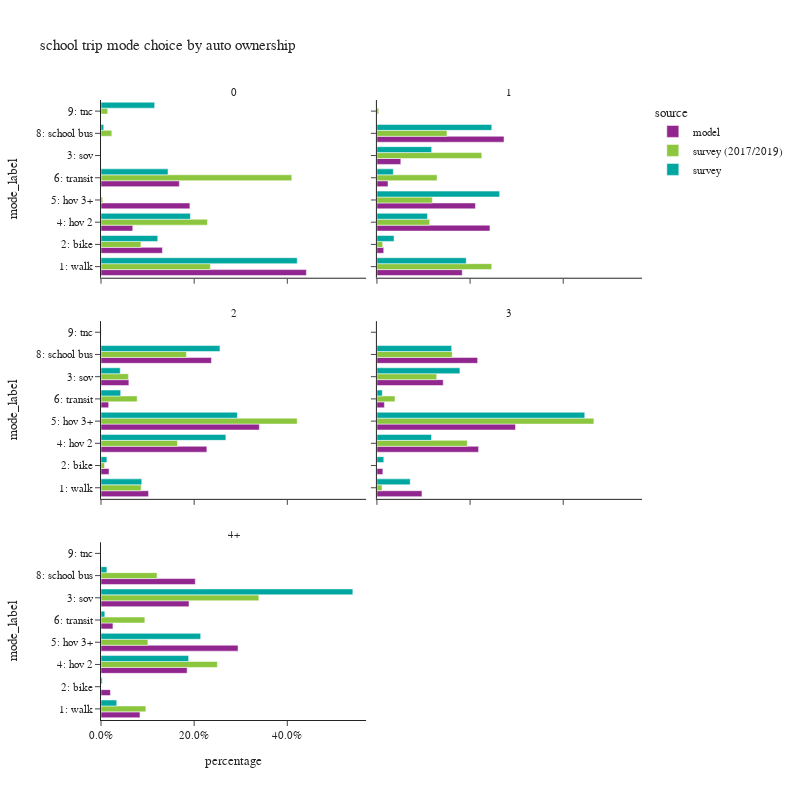

This figure's notebook cell:
### Code cell
plot_mode_choice(sc_trip.loc[sc_trip['auto_ownership_4+']!="-1"],"auto_ownership_4+",
                 {"auto_ownership_4+":["0","1","2","3","4+"],
                  "tmodetp_label":["1: walk","2: bike","3: sov","4: hov 2","5: hov 3+","6: transit",
                                   "8: school bus","9: other–survey only"]},
                 "auto ownership",2,800)

### Figure 1 — Plotly figure (JSON) as saved in the notebook; plotly's stock layout.template omitted (floating-point values rounded to 4 significant figures)
{"data": [{"alignmentgroup": "True", "customdata": [[97], [29], [15], [42], [37]], "hovertemplate": "source=model<br>auto_ownership_4+=0<br>percentage=%{x}<br>mode_label=%{y}<br>sample count=%{customdata[0]}<extra></extra>", "legendgroup": "model", "marker": {"color": "#91268F", "pattern": {"shape": ""}}, "name": "model", "offsetgroup": "model", "orientation": "h", "showlegend": true, "textposition": "auto", "type": "bar", "x": [0.4409, 0.1318, 0.06818, 0.1909, 0.1682], "xaxis": "x5", "y": ["1: walk", "2: bike", "4: hov 2", "5: hov 3+", "6: transit"], "yaxis": "y5"}, {"alignmentgroup": "True", "customdata": [[200], [16], [56], [265], [231], [26], [298]], "hovertemplate": "source=model<br>auto_ownership_4+=1<br>percentage=%{x}<br>mode_label=%{y}<br>sample count=%{customdata[0]}<extra></extra>", "legendgroup": "model", "marker": {"color": "#91268F", "pattern": {"shape": ""}}, "name": "model", "offsetgroup": "model", "orientation": "h", "showlegend": false, "textposition": "auto", "type": "bar", "x": [0.1832, 0.01465, 0.05128, 0.2427, 0.2115, 0.02381, 0.2729], "xaxis": "x6", "y": ["1: walk", "2: bike", "3: sov", "4: hov 2", "5: hov 3+", "6: transit", "8: school bus"], "yaxis": "y6"}, {"alignmentgroup": "True", "customdata": [[278], [47], [163], [619], [926], [45], [646]], "hovertemplate": "source=model<br>auto_ownership_4+=2<br>percentage=%{x}<br>mode_label=%{y}<br>sample count=%{customdata[0]}<extra></extra>", "legendgroup": "model", "marker": {"color": "#91268F", "pattern": {"shape": ""}}, "name": "model", "offsetgroup": "model", "orientation": "h", "showlegend": false, "textposition": "auto", "type": "bar", "x": [0.1021, 0.01725, 0.05984, 0.2272, 0.3399, 0.01652, 0.2372], "xaxis": "x3", "y": ["1: walk", "2: bike", "3: sov", "4: hov 2", "5: hov 3+", "6: transit", "8: school bus"], "yaxis": "y3"}, {"alignmentgroup": "True", "customdata": [[144], [19], [212], [325], [443], [24], [322]], "hovertemplate": "source=model<br>auto_ownership_4+=3<br>percentage=%{x}<br>mode_label=%{y}<br>sample count=%{customdata[0]}<extra></extra>", "legendgroup": "model", "marker": {"color": "#91268F", "pattern": {"shape": ""}}, "name": "model", "offsetgroup": "model", "orientation": "h", "showlegend": false, "textposition": "auto", "type": "bar", "x": [0.09671, 0.01276, 0.1424, 0.2183, 0.2975, 0.01612, 0.2163], "xaxis": "x4", "y": ["1: walk", "2: bike", "3: sov", "4: hov 2", "5: hov 3+", "6: transit", "8: school bus"], "yaxis": "y4"}, {"alignmentgroup": "True", "customdata": [[62], [15], [140], [137], [218], [19], [150]], "hovertemplate": "source=model<br>auto_ownership_4+=4+<br>percentage=%{x}<br>mode_label=%{y}<br>sample count=%{customdata[0]}<extra></extra>", "legendgroup": "model", "marker": {"color": "#91268F", "pattern": {"shape": ""}}, "name": "model", "offsetgroup": "model", "orientation": "h", "showlegend": false, "textposition": "auto", "type": "bar", "x": [0.08367, 0.02024, 0.1889, 0.1849, 0.2942, 0.02564, 0.2024], "xaxis": "x", "y": ["1: walk", "2: bike", "3: sov", "4: hov 2", "5: hov 3+", "6: transit", "8: school bus"], "yaxis": "y"}, {"alignmentgroup": "True", "customdata": [[46], [14], [3], [2], [50], [3], [5]], "hovertemplate": "source=survey (2017/2019)<br>auto_ownership_4+=0<br>percentage=%{x}<br>mode_label=%{y}<br>sample count=%{customdata[0]}<extra></extra>", "legendgroup": "survey (2017/2019)", "marker": {"color": "#8CC63E", "pattern": {"shape": ""}}, "name": "survey (2017/2019)", "offsetgroup": "survey (2017/2019)", "orientation": "h", "showlegend": true, "textposition": "auto", "type": "bar", "x": [0.2349, 0.08573, 0.2285, 0.003632, 0.4096, 0.02321, 0.01444], "xaxis": "x5", "y": ["1: walk", "2: bike", "4: hov 2", "5: hov 3+", "6: transit", "8: school bus", "9: tnc"], "yaxis": "y5"}, {"alignmentgroup": "True", "customdata": [[79], [20], [43], [85], [42], [74], [39], [3]], "hovertemplate": "source=survey (2017/2019)<br>auto_ownership_4+=1<br>percentage=%{x}<br>mode_label=%{y}<br>sample count=%{customdata[0]}<extra></extra>", "legendgroup": "survey (2017/2019)", "marker": {"color": "#8CC63E", "pattern": {"shape": ""}}, "name": "survey (2017/2019)", "offsetgroup": "survey (2017/2019)", "orientation": "h", "showlegend": false, "textposition": "auto", "type": "bar", "x": [0.2465, 0.01247, 0.2252, 0.1133, 0.119, 0.1292, 0.1504, 0.003941], "xaxis": "x6", "y": ["1: walk", "2: bike", "3: sov", "4: hov 2", "5: hov 3+", "6: transit", "8: school bus", "9: tnc"], "yaxis": "y6"}, {"alignmentgroup": "True", "customdata": [[63], [9], [45], [155], [185], [52], [96], [1]], "hovertemplate": "source=survey (2017/2019)<br>auto_ownership_4+=2<br>percentage=%{x}<br>mode_label=%{y}<br>sample count=%{customdata[0]}<extra></extra>", "legendgroup": "survey (2017/2019)", "marker": {"color": "#8CC63E", "pattern": {"shape": ""}}, "name": "survey (2017/2019)", "offsetgroup": "survey (2017/2019)", "orientation": "h", "showlegend": false, "textposition": "auto", "type": "bar", "x": [0.08627, 0.007572, 0.0588, 0.1643, 0.4212, 0.07757, 0.1834, 0.0009439], "xaxis": "x3", "y": ["1: walk", "2: bike", "3: sov", "4: hov 2", "5: hov 3+", "6: transit", "8: school bus", "9: tnc"], "yaxis": "y3"}, {"alignmentgroup": "True", "customdata": [[13], [1], [21], [36], [52], [6], [26]], "hovertemplate": "source=survey (2017/2019)<br>auto_ownership_4+=3<br>percentage=%{x}<br>mode_label=%{y}<br>sample count=%{customdata[0]}<extra></extra>", "legendgroup": "survey (2017/2019)", "marker": {"color": "#8CC63E", "pattern": {"shape": ""}}, "name": "survey (2017/2019)", "offsetgroup": "survey (2017/2019)", "orientation": "h", "showlegend": false, "textposition": "auto", "type": "bar", "x": [0.01096, 0.0003103, 0.1284, 0.194, 0.4658, 0.03882, 0.1617], "xaxis": "x4", "y": ["1: walk", "2: bike", "3: sov", "4: hov 2", "5: hov 3+", "6: transit", "8: school bus"], "yaxis": "y4"}, {"alignmentgroup": "True", "customdata": [[6], [14], [9], [8], [4], [9]], "hovertemplate": "source=survey (2017/2019)<br>auto_ownership_4+=4+<br>percentage=%{x}<br>mode_label=%{y}<br>sample count=%{customdata[0]}<extra></extra>", "legendgroup": "survey (2017/2019)", "marker": {"color": "#8CC63E", "pattern": {"shape": ""}}, "name": "survey (2017/2019)", "offsetgroup": "survey (2017/2019)", "orientation": "h", "showlegend": false, "textposition": "auto", "type": "bar", "x": [0.09624, 0.3389, 0.2497, 0.1007, 0.09409, 0.1203], "xaxis": "x", "y": ["1: walk", "3: sov", "4: hov 2", "5: hov 3+", "6: transit", "8: school bus"], "yaxis": "y"}, {"alignmentgroup": "True", "customdata": [[12], [2], [1], [4], [2], [1]], "hovertemplate": "source=survey<br>auto_ownership_4+=0<br>percentage=%{x}<br>mode_label=%{y}<br>sample count=%{customdata[0]}<extra></extra>", "legendgroup": "survey", "marker": {"color": "#00A7A0", "pattern": {"shape": ""}}, "name": "survey", "offsetgroup": "survey", "orientation": "h", "showlegend": true, "textposition": "auto", "type": "bar", "x": [0.4213, 0.1218, 0.1919, 0.1439, 0.005855, 0.1152], "xaxis": "x5", "y": ["1: walk", "2: bike", "4: hov 2", "6: transit", "8: school bus", "9: tnc"], "yaxis": "y5"}, {"alignmentgroup": "True", "customdata": [[35], [12], [11], [30], [41], [13], [38]], "hovertemplate": "source=survey<br>auto_ownership_4+=1<br>percentage=%{x}<br>mode_label=%{y}<br>sample count=%{customdata[0]}<extra></extra>", "legendgroup": "survey", "marker": {"color": "#00A7A0", "pattern": {"shape": ""}}, "name": "survey", "offsetgroup": "survey", "orientation": "h", "showlegend": false, "textposition": "auto", "type": "bar", "x": [0.1918, 0.03681, 0.1176, 0.1085, 0.2635, 0.0352, 0.2466], "xaxis": "x6", "y": ["1: walk", "2: bike", "3: sov", "4: hov 2", "5: hov 3+", "6: transit", "8: school bus"], "yaxis": "y6"}, {"alignmentgroup": "True", "customdata": [[42], [9], [16], [99], [97], [12], [74]], "hovertemplate": "source=survey<br>auto_ownership_4+=2<br>percentage=%{x}<br>mode_label=%{y}<br>sample count=%{customdata[0]}<extra></extra>", "legendgroup": "survey", "marker": {"color": "#00A7A0", "pattern": {"shape": ""}}, "name": "survey", "offsetgroup": "survey", "orientation": "h", "showlegend": false, "textposition": "auto", "type": "bar", "x": [0.08752, 0.01268, 0.04129, 0.2681, 0.2928, 0.04228, 0.2554], "xaxis": "x3", "y": ["1: walk", "2: bike", "3: sov", "4: hov 2", "5: hov 3+", "6: transit", "8: school bus"], "yaxis": "y3"}, {"alignmentgroup": "True", "customdata": [[4], [3], [19], [20], [31], [1], [17]], "hovertemplate": "source=survey<br>auto_ownership_4+=3<br>percentage=%{x}<br>mode_label=%{y}<br>sample count=%{customdata[0]}<extra></extra>", "legendgroup": "survey", "marker": {"color": "#00A7A0", "pattern": {"shape": ""}}, "name": "survey", "offsetgroup": "survey", "orientation": "h", "showlegend": false, "textposition": "auto", "type": "bar", "x": [0.07147, 0.01479, 0.1782, 0.1172, 0.4462, 0.01153, 0.1605], "xaxis": "x4", "y": ["1: walk", "2: bike", "3: sov", "4: hov 2", "5: hov 3+", "6: transit", "8: school bus"], "yaxis": "y4"}, {"alignmentgroup": "True", "customdata": [[1], [1], [11], [5], [4], [2], [4]], "hovertemplate": "source=survey<br>auto_ownership_4+=4+<br>percentage=%{x}<br>mode_label=%{y}<br>sample count=%{customdata[0]}<extra></extra>", "legendgroup": "survey", "marker": {"color": "#00A7A0", "pattern": {"shape": ""}}, "name": "survey", "offsetgroup": "survey", "orientation": "h", "showlegend": false, "textposition": "auto", "type": "bar", "x": [0.03379, 0.002638, 0.5407, 0.1881, 0.2139, 0.008224, 0.01264], "xaxis": "x", "y": ["1: walk", "2: bike", "3: sov", "4: hov 2", "5: hov 3+", "6: transit", "8: school bus"], "yaxis": "y"}], "layout": {"annotations": [{"font": {}, "showarrow": false, "text": "4+", "x": 0.245, "xanchor": "center", "xref": "paper", "y": 0.2867, "yanchor": "bottom", "yref": "paper"}, {"font": {}, "showarrow": false, "text": "2", "x": 0.245, "xanchor": "center", "xref": "paper", "y": 0.6433, "yanchor": "bottom", "yref": "paper"}, {"font": {}, "showarrow": false, "text": "3", "x": 0.755, "xanchor": "center", "xref": "paper", "y": 0.6433, "yanchor": "bottom", "yref": "paper"}, {"font": {}, "showarrow": false, "text": "0", "x": 0.245, "xanchor": "center", "xref": "paper", "y": 1.0, "yanchor": "bottom", "yref": "paper"}, {"font": {}, "showarrow": false, "text": "1", "x": 0.755, "xanchor": "center", "xref": "paper", "y": 1.0, "yanchor": "bottom", "yref": "paper"}], "barmode": "group", "height": 800, "legend": {"title": {"text": "source"}, "tracegroupgap": 0}, "title": {"text": "school trip mode choice by auto ownership"}, "width": 800, "xaxis": {"anchor": "y", "domain": [0.0, 0.49], "tickformat": ".1%", "title": {"text": "percentage"}}, "xaxis2": {"anchor": "y2", "domain": [0.51, 1.0], "matches": "x", "tickformat": ".1%", "title": {"text": "percentage"}}, "xaxis3": {"anchor": "y3", "domain": [0.0, 0.49], "matches": "x", "showticklabels": false, "tickformat": ".1%"}, "xaxis4": {"anchor": "y4", "domain": [0.51, 1.0], "matches": "x", "showticklabels": false, "tickformat": ".1%"}, "xaxis5": {"anchor": "y5", "domain": [0.0, 0.49], "matches": "x", "showticklabels": false, "tickformat": ".1%"}, "xaxis6": {"anchor": "y6", "domain": [0.51, 1.0], "matches": "x", "showticklabels": false, "tickformat": ".1%"}, "yaxis": {"anchor": "x", "domain": [0.0, 0.2867], "title": {"text": "mode_label"}}, "yaxis2": {"anchor": "x2", "domain": [0.0, 0.2867], "matches": "y", "showticklabels": false}, "yaxis3": {"anchor": "x3", "domain": [0.3567, 0.6433], "matches": "y", "title": {"text": "mode_label"}}, "yaxis4": {"anchor": "x4", "domain": [0.3567, 0.6433], "matches": "y", "showticklabels": false}, "yaxis5": {"anchor": "x5", "domain": [0.7133, 1.0], "matches": "y", "title": {"text": "mode_label"}}, "yaxis6": {"anchor": "x6", "domain": [0.7133, 1.0], "matches": "y", "showticklabels": false}}}
